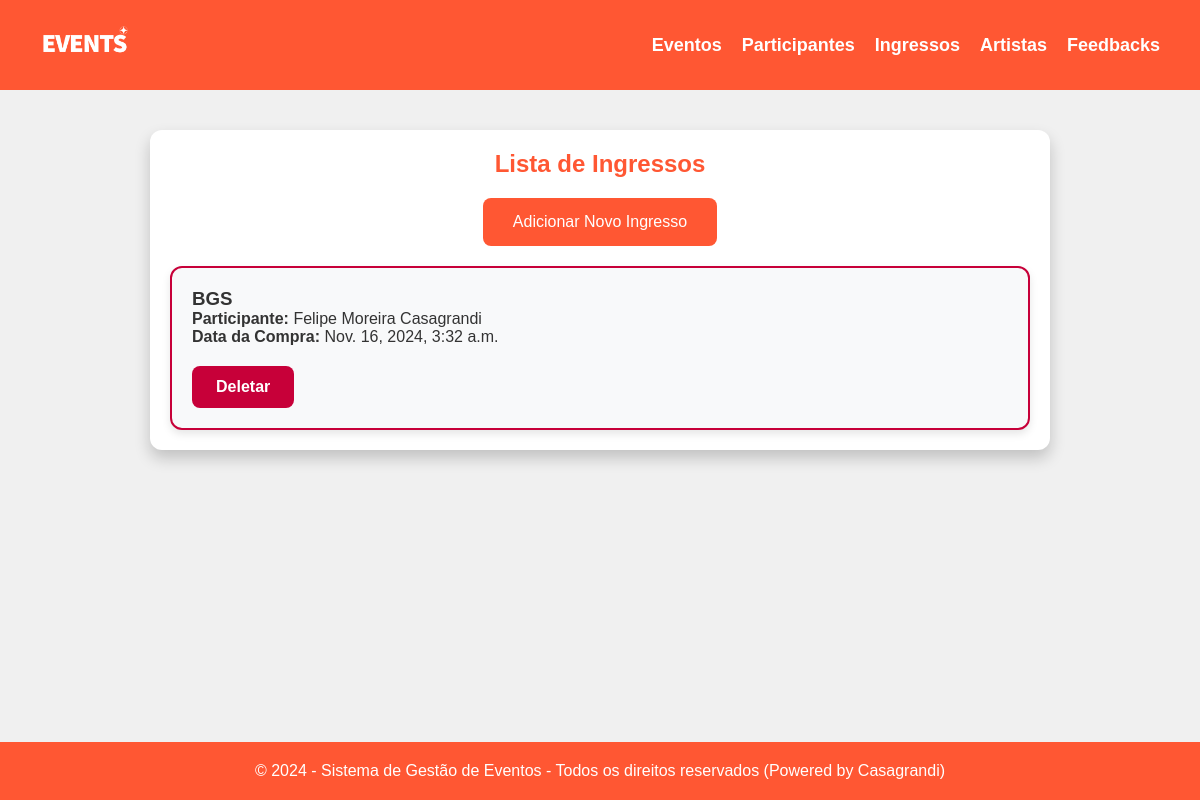
The app's page /ingressos/ with its own data.
### core/models.py (models this page shows, shortened)
class Ingresso(models.Model):
    evento = models.ForeignKey(Evento, on_delete=models.CASCADE)
    participante = models.ForeignKey(Participante, on_delete=models.CASCADE)
    data_compra = models.DateTimeField(auto_now_add=True)

class Evento(models.Model):
    nome = models.CharField(max_length=100)
    local = models.CharField(max_length=150)
    data = models.DateTimeField()

class Participante(models.Model):
    nome = models.CharField(max_length=100)
    email = models.EmailField(unique=True)

### core/views.py (the view)
# urls.py: path('ingressos/', views.listar_ingressos, name='listar_ingressos'),
def listar_ingressos(request):
    ingressos = Ingresso.objects.all()
    return render(request, 'eventos/ingresso_list.html', {'ingressos': ingressos})

### core/templates/eventos/ingresso_list.html
{% extends 'eventos/base.html' %}
{% block content %}
<h2>Lista de Ingressos</h2>
<a href="{% url 'criar_ingresso' %}" class="button-add">Adicionar Novo Ingresso</a>
<div class="card-container">
    {% for ingresso in ingressos %}
        <div class="card">
            <h3>{{ ingresso.evento.nome }}</h3>
            <p><strong>Participante:</strong> {{ ingresso.participante.nome }}</p>
            <p><strong>Data da Compra:</strong> {{ ingresso.data_compra }}</p>
            <div class="actions">
                <a href="{% url 'deletar_ingresso' ingresso.id %}" class="button delete">Deletar</a>
            </div>
        </div>
    {% empty %}
        <p>Não há ingressos cadastrados.</p>
    {% endfor %}
</div>
{% endblock %}

### core/static/core/css/style.css (style rules this page uses)
* { margin: 0; padding: 0; box-sizing: border-box; }
body { font-family: Arial, sans-serif; background-color: #f0f0f0; color: #333; min-height: 100vh; display: flex; flex-direction: column; }
h2 { margin-bottom: 20px; color: #ff5733; text-align: center; }
.button-add { display: block; width: fit-content; margin: 20px auto; padding: 15px 30px; background-color: #ff5733; color: #fff; border: none; border-radius: 8px; cursor: pointer; font-size: 16px; text-align: center; text-decoration: none; }
.card-container { display: grid; grid-template-columns: repeat(auto-fit, minmax(300px, 1fr)); gap: 20px; margin-top: 20px; }
.card { padding: 20px; background-color: #f8f9fa; border: 2px solid #c70039; border-radius: 12px; box-shadow: 0 4px 8px rgba(0, 0, 0, 0.1); }
.actions { margin-top: 20px; display: flex; justify-content: space-between; }
.button { padding: 12px 24px; color: #fff; background-color: #ff5733; border-radius: 8px; text-decoration: none; font-weight: bold; }
.button.delete { background-color: #c70039; }

### records on screen
Ingresso: evento.nome "BGS", participante.nome "Felipe Moreira Casagrandi", data_compra "Nov. 16, 2024, 3:32 a.m."
